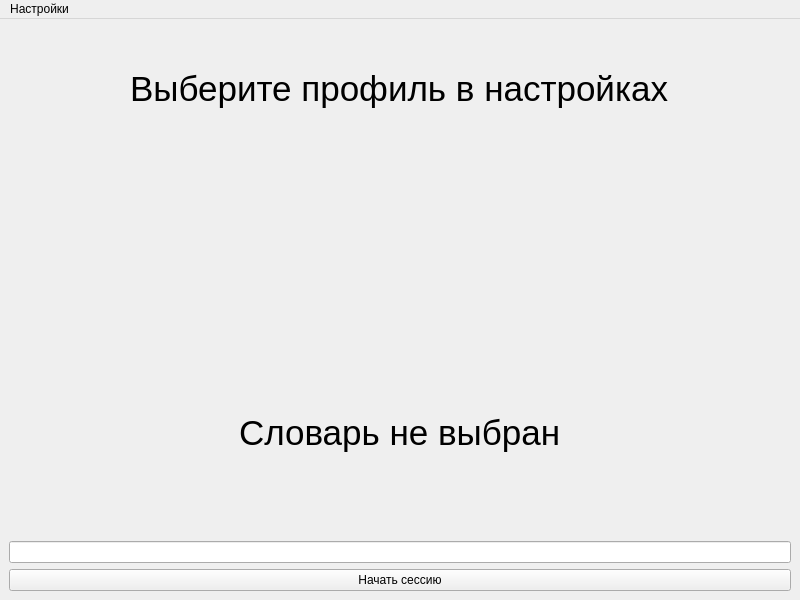
<?xml version="1.0" encoding="UTF-8"?>
<ui version="4.0">
 <class>MainWindow</class>
 <widget class="QMainWindow" name="MainWindow">
  <property name="geometry">
   <rect>
    <x>0</x>
    <y>0</y>
    <width>800</width>
    <height>600</height>
   </rect>
  </property>
  <property name="windowTitle">
   <string>MainWindow</string>
  </property>
  <widget class="QWidget" name="centralwidget">
   <layout class="QVBoxLayout" name="verticalLayout">
    <item alignment="Qt::AlignHCenter|Qt::AlignVCenter">
     <widget class="QLabel" name="labelWelcome">
      <property name="font">
       <font>
        <pointsize>26</pointsize>
       </font>
      </property>
      <property name="text">
       <string>Выберите профиль в настройках</string>
      </property>
     </widget>
    </item>
    <item alignment="Qt::AlignHCenter">
     <widget class="QLabel" name="labelCorrect">
      <property name="font">
       <font>
        <pointsize>21</pointsize>
       </font>
      </property>
      <property name="text">
       <string/>
      </property>
     </widget>
    </item>
    <item alignment="Qt::AlignHCenter">
     <widget class="QLabel" name="labelWord">
      <property name="font">
       <font>
        <pointsize>25</pointsize>
       </font>
      </property>
      <property name="text">
       <string/>
      </property>
     </widget>
    </item>
    <item alignment="Qt::AlignHCenter|Qt::AlignTop">
     <widget class="QLabel" name="labelStats">
      <property name="font">
       <font>
        <pointsize>26</pointsize>
       </font>
      </property>
      <property name="text">
       <string>Словарь не выбран</string>
      </property>
     </widget>
    </item>
    <item>
     <widget class="QLineEdit" name="editAns"/>
    </item>
    <item>
     <widget class="QPushButton" name="buttonStart">
      <property name="text">
       <string>Начать сессию</string>
      </property>
     </widget>
    </item>
   </layout>
  </widget>
  <widget class="QMenuBar" name="menubar">
   <property name="geometry">
    <rect>
     <x>0</x>
     <y>0</y>
     <width>800</width>
     <height>20</height>
    </rect>
   </property>
   <widget class="QMenu" name="menu">
    <property name="title">
     <string>Настройки</string>
    </property>
    <addaction name="optionSetCount"/>
    <addaction name="optionProfile"/>
    <addaction name="optionDict"/>
    <addaction name="separator"/>
    <addaction name="optionProfileExit"/>
    <addaction name="optionExit"/>
   </widget>
   <addaction name="menu"/>
  </widget>
  <action name="optionProfile">
   <property name="text">
    <string>Профиль</string>
   </property>
  </action>
  <action name="optionDict">
   <property name="text">
    <string>Словарь</string>
   </property>
  </action>
  <action name="optionExit">
   <property name="text">
    <string>Выход</string>
   </property>
  </action>
  <action name="optionSetCount">
   <property name="text">
    <string>Кол-во слов за сессию</string>
   </property>
  </action>
  <action name="optionProfileExit">
   <property name="text">
    <string>Выйти из профиля</string>
   </property>
  </action>
 </widget>
 <resources/>
 <connections/>
</ui>
